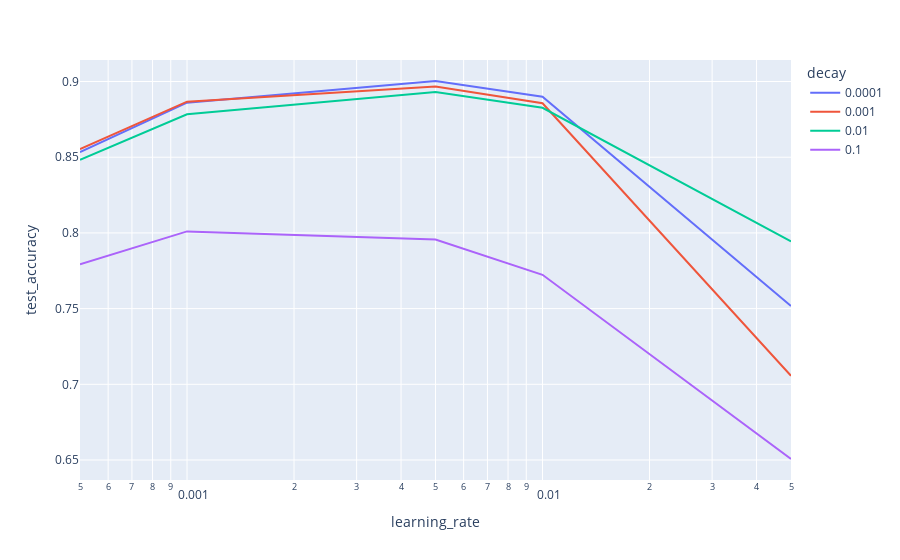

The cell this chart's notebook holds for it:
### Code cell
px.line(mlparams[mlparams.gamma == .5], x='learning_rate', y='test_accuracy', color='decay', log_x=True)

### Figure 1 — Plotly figure (JSON) as saved in the notebook; plotly's stock layout.template omitted (floating-point values rounded to 4 significant figures)
{"data": [{"hovertemplate": "decay=0.0001<br>learning_rate=%{x}<br>test_accuracy=%{y}<extra></extra>", "legendgroup": "0.0001", "line": {"color": "#636efa", "dash": "solid"}, "mode": "lines", "name": "0.0001", "orientation": "v", "showlegend": true, "type": "scatter", "x": [0.0005, 0.001, 0.005, 0.01, 0.05], "xaxis": "x", "y": [0.8533, 0.886, 0.9003, 0.89, 0.7517], "yaxis": "y"}, {"hovertemplate": "decay=0.001<br>learning_rate=%{x}<br>test_accuracy=%{y}<extra></extra>", "legendgroup": "0.001", "line": {"color": "#EF553B", "dash": "solid"}, "mode": "lines", "name": "0.001", "orientation": "v", "showlegend": true, "type": "scatter", "x": [0.0005, 0.001, 0.005, 0.01, 0.05], "xaxis": "x", "y": [0.8553, 0.8867, 0.8967, 0.8857, 0.7057], "yaxis": "y"}, {"hovertemplate": "decay=0.01<br>learning_rate=%{x}<br>test_accuracy=%{y}<extra></extra>", "legendgroup": "0.01", "line": {"color": "#00cc96", "dash": "solid"}, "mode": "lines", "name": "0.01", "orientation": "v", "showlegend": true, "type": "scatter", "x": [0.0005, 0.001, 0.005, 0.01, 0.05], "xaxis": "x", "y": [0.8483, 0.8783, 0.893, 0.8827, 0.7943], "yaxis": "y"}, {"hovertemplate": "decay=0.1<br>learning_rate=%{x}<br>test_accuracy=%{y}<extra></extra>", "legendgroup": "0.1", "line": {"color": "#ab63fa", "dash": "solid"}, "mode": "lines", "name": "0.1", "orientation": "v", "showlegend": true, "type": "scatter", "x": [0.0005, 0.001, 0.005, 0.01, 0.05], "xaxis": "x", "y": [0.7793, 0.801, 0.7957, 0.7723, 0.6507], "yaxis": "y"}], "layout": {"legend": {"title": {"text": "decay"}, "tracegroupgap": 0}, "margin": {"t": 60}, "xaxis": {"anchor": "y", "domain": [0, 1], "title": {"text": "learning_rate"}, "type": "log"}, "yaxis": {"anchor": "x", "domain": [0, 1], "title": {"text": "test_accuracy"}}}}
